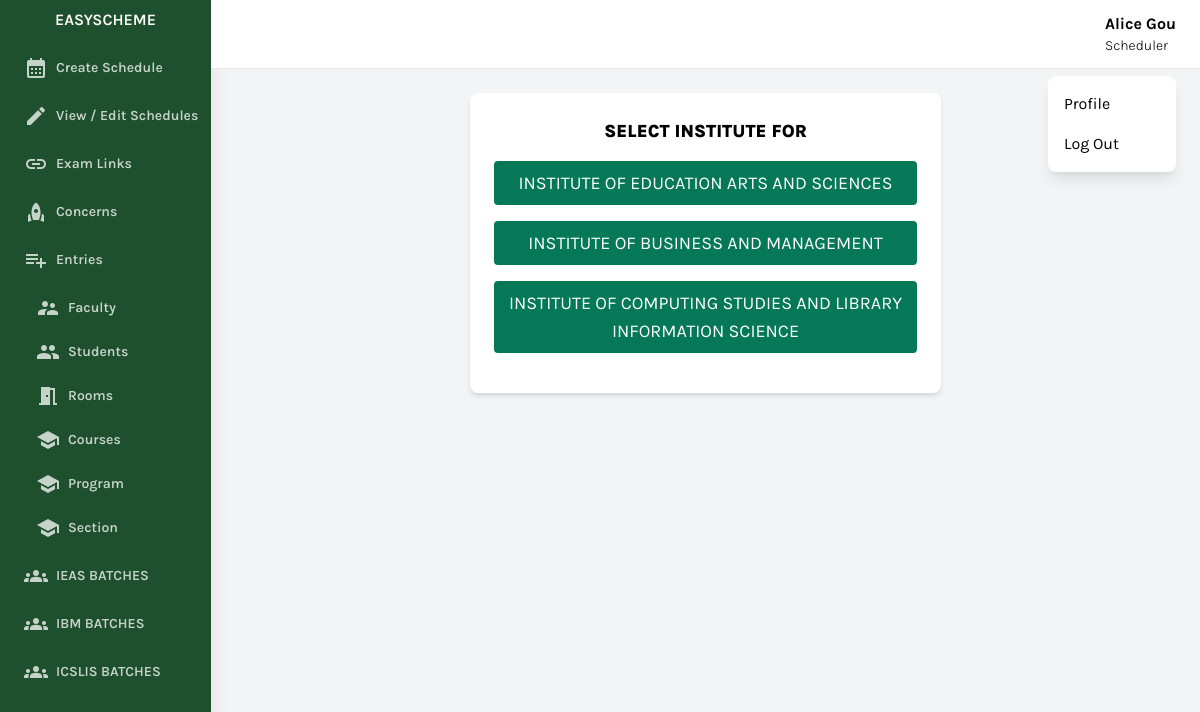
/scheduler/view-entries.php (signed in), run on the app's committed database.
### tables this page shows
CREATE TABLE `user` (
  `id` bigint(20) NOT NULL,
  `name` varchar(256) NOT NULL,
  `username` varchar(256) NOT NULL,
  `password` varchar(256) NOT NULL,
  `position` varchar(256) NOT NULL,
  `status` int(11) NOT NULL DEFAULT 0
);

CREATE TABLE `institutes` (
  `id` bigint(20) NOT NULL,
  `name` varchar(256) NOT NULL,
  `status` int(11) NOT NULL DEFAULT 0
);

### conn/conn.php (called while the page is built, shortened)
<?php
class DatabaseHandler {
    private $pdo;
    public function __construct() {
        $dbHost = 'localhost';
        $dbPort = '3306';
        $dbName = DBNAME;
        $dbUser = DBUSER;
        $dbPassword = DBPASSWORD;
        try {
            $dsn = "mysql:host=$dbHost;port=$dbPort;dbname=$dbName";
            $this->pdo = new PDO($dsn, $dbUser, $dbPassword);
            $this->pdo->setAttribute(PDO::ATTR_ERRMODE, PDO::ERRMODE_EXCEPTION);
        } catch (PDOException $e) {
            echo "Connection failed: " . $e->getMessage();
        }
    }
    public function getAllRowsFromTable($tableName) {
        try {
            $stmt = $this->pdo->prepare("SELECT * FROM $tableName WHERE status = 0");
            $stmt->execute();
            $result = $stmt->fetchAll(PDO::FETCH_ASSOC);
            return $result;
        } catch (PDOException $e) {
            echo "Query failed: " . $e->getMessage();
        }
    }
    public function getIdByColumnValue($tableName, $columnName, $columnValue, $idColumnName) {
        try {
            $stmt = $this->pdo->prepare("SELECT $idColumnName FROM $tableName WHERE $columnName = :column_value");
            $stmt->bindParam(':column_value', $columnValue);
            $stmt->execute();
            $result = $stmt->fetch(PDO::FETCH_ASSOC);
            if ($result) {
                return $result[$idColumnName];
            } else {
                return null;
            }
        } catch (PDOException $e) {
            return null;
        }
    }
}
?>

### scheduler/view-entries.php (the view, shortened to what this page needs)
<?php
include 'components/header.php';
?>
<div class="w-full h-screen overflow-x-hidden border-t flex flex-col">
    <main class="w-full flex justify-center items-center p-6">
        <div class="w-full sm:w-1/2">
            <div class="card bg-white shadow-md rounded-lg p-6">
                <h2 class="text-lg text-center font-extrabold mb-4 text-transform: uppercase">Select institute for <?=$type?></h2>
                <?php
                $rows = $db->getAllRowsFromTable('institutes');
                if(count($rows)>0){
                    foreach ($rows as $row ) {
                        $name = $row['name'];
                        $id = $row['id'];
                        echo '<a href="view-'.$type.'-table.php?id='.$id.'">
                                <h2 class="text-lg bg-green-700 rounded text-white px-3 py-2  text-center  mb-4 text-transform: uppercase">'.$name.'</h2>
                            </a>';
                    }
                }
                ?>
            </div>
        </div>
    </main>
</div>
<?php
include 'components/footer.php';
?>

### scheduler/components/header.php (shortened to what this page needs)
<?php
include '../conn/conn.php';
$db = new DatabaseHandler();
$user_name = ucwords($db->getIdByColumnValue('user', 'id',$_SESSION['id'],'name'));
$user_position = ucwords($db->getIdByColumnValue('user', 'id',$_SESSION['id'],'position'));
?>
<!DOCTYPE html>
<html lang="en">
<head>
    <link href="https://cdnjs.cloudflare.com/ajax/libs/tailwindcss/2.2.19/tailwind.min.css" rel="stylesheet">
</head>
<body class="bg-gray-100 font-family-karla flex">
    <aside class="relative bg-sidebar h-screen w-64 hidden sm:block shadow-xl">
        <div class="p-2  text-center">
            <a href="" class="text-white  font-semibold uppercase hover:text-gray-300">
                        <p>EasyScheme</p>
            </a>
        </div>
        <nav x-data="{ openItem: null }" class="text-white text-base font-semibold ">
            <a href="create-schedule.php" class="nav-1 flex items-center text-white opacity-75 text-sm hover:opacity-100 py-2 m-2 rounded-lg  pl-4 nav-item">
                <i class="material-icons mr-2">calendar_month</i>
                Create Schedule
            </a>
            <a href="view-edit-schedule.php" class="nav-2 flex items-center text-white opacity-75 text-sm hover:opacity-100 py-2 m-2 rounded-lg  pl-4 nav-item">
                <i class="material-icons mr-2">edit</i>
                View / Edit Schedules
            </a>
            <a href="view-exam-links.php" class="nav-3 flex items-center text-white opacity-75 text-sm hover:opacity-100 py-2 m-2 rounded-lg  pl-4 nav-item">
                <i class="material-icons mr-2">link</i>
                Exam Links
            </a>
            <a href="raise-concerns.php" class="nav-10 flex items-center text-white opacity-75 text-sm hover:opacity-100 py-2 m-2 rounded-lg  pl-4 nav-item">
                <i class="material-icons mr-2">rocket</i>
                Concerns
            </a>
            <a @click="openItem === 1 ? openItem = null : openItem = 1"  class="entries flex items-center text-white opacity-75 text-sm hover:opacity-100 py-2 m-2 rounded-lg  pl-4 nav-item">
                <i class="material-icons mr-2">playlist_add</i>
                Entries
            </a>
            <a href="view-entries.php?type=faculty">
                <div x-show="openItem === 1" class="nav-4 flex items-center text-white opacity-75 text-sm hover:opacity-100 py-1 my-3 mx-5 m-0 rounded-lg  pl-4 nav-item">
                    <i class="material-icons mr-2">supervisor_account</i>
                    Faculty
                </div>
            </a>
            <a href="view-entries.php?type=student">
                <div x-show="openItem === 1" class="nav-5 flex items-center text-white opacity-75 text-sm hover:opacity-100 py-1 my-3 mx-5 m-0 rounded-lg  pl-4 nav-item">
                    <i class="material-icons mr-2">group</i>
                    Students
                </div>
            </a>
            <a href="view-room-table.php">
            <div x-show="openItem === 1" class="nav-6 flex items-center text-white opacity-75 text-sm hover:opacity-100 py-1 my-3 mx-5 m-0 rounded-lg  pl-4 nav-item">
                    <i class="material-icons mr-2">meeting_room</i>
                    Rooms
                </div>
           </a>
            <a href="view-course-table.php">
                <div x-show="openItem === 1" class="nav-7 flex items-center text-white opacity-75 text-sm hover:opacity-100 py-1 my-3 mx-5 m-0 rounded-lg  pl-4 nav-item">
                    <i class="material-icons mr-2">school</i>
                    Courses
                </div>
            </a>
            <a href="view-program-table.php">
                <div x-show="openItem === 1" class="nav-8 flex items-center text-white opacity-75 text-sm hover:opacity-100 py-1 my-3 mx-5 m-0 rounded-lg  pl-4 nav-item">
                    <i class="material-icons mr-2">school</i>
                    Program
                </div>
            </a>
            <a href="view-section-table.php">
                <div x-show="openItem === 1" class="nav-9 flex items-center text-white opacity-75 text-sm hover:opacity-100 py-1 my-3 mx-5 m-0 rounded-lg  pl-4 nav-item">
                    <i class="material-icons mr-2">school</i>
                    Section
                </div>
            </a>
            <a href="view-batch-programs.php?i=1" class="nav-11 flex items-center text-white opacity-75 text-sm hover:opacity-100 py-2 m-2 rounded-lg  pl-4 nav-item">
                <i class="material-icons mr-2">groups</i>
                IEAS BATCHES
            </a>
            <a href="view-batch-programs.php?i=2" class="nav-12 flex items-center text-white opacity-75 text-sm hover:opacity-100 py-2 m-2 rounded-lg  pl-4 nav-item">
                <i class="material-icons mr-2">groups</i>
                IBM BATCHES
            </a>
            <a href="view-batch-programs.php?i=3" class="nav-13 flex items-center text-white opacity-75 text-sm hover:opacity-100 py-2 m-2 rounded-lg  pl-4 nav-item">
                <i class="material-icons mr-2">groups</i>
                ICSLIS BATCHES
            </a>
        </nav>
    </aside>
    <div class="relative w-full flex flex-col h-screen overflow-y-hidden">
        <header class="w-full items-center bg-white py-3 px-6 hidden sm:flex">
            <div x-data="{ isOpen: false }" class="relative w-1/2 flex justify-end">
                <div class="grid grid-cols-2 items-center justify-center">
                    <div class="grid " style="cursor:pointer" @click="isOpen = !isOpen">
                        <p class="text-base font-bold"><?=$user_name?></p>
                        <p class="text-sm font-light"><?=$user_position?></p>
                    </div>
                </div>
                <button x-show="isOpen" @click="isOpen = false" class="h-full w-full fixed inset-0 cursor-default"></button>
                <div x-show="isOpen" class="absolute w-32 bg-white rounded-lg shadow-lg py-2 mt-16">
                    <a href="profile.php" class="block px-4 py-2 account-link hover:text-white">Profile</a>
                    <a href="../" class="block px-4 py-2 account-link hover:text-white">Log Out</a>
                </div>
            </div>
        </header>

### scheduler/components/header.php (style rules this page uses)
.font-family-karla { font-family: karla; }
.bg-sidebar { background: #1e502d; }

### data on the page
user: name "Alice Gou", position "Scheduler"
institutes: name "INSTITUTE OF EDUCATION ARTS AND SCIENCES"
institutes: name "INSTITUTE OF BUSINESS AND MANAGEMENT"
institutes: name "INSTITUTE OF COMPUTING STUDIES AND LIBRARY INFORMATION SCIENCE"
